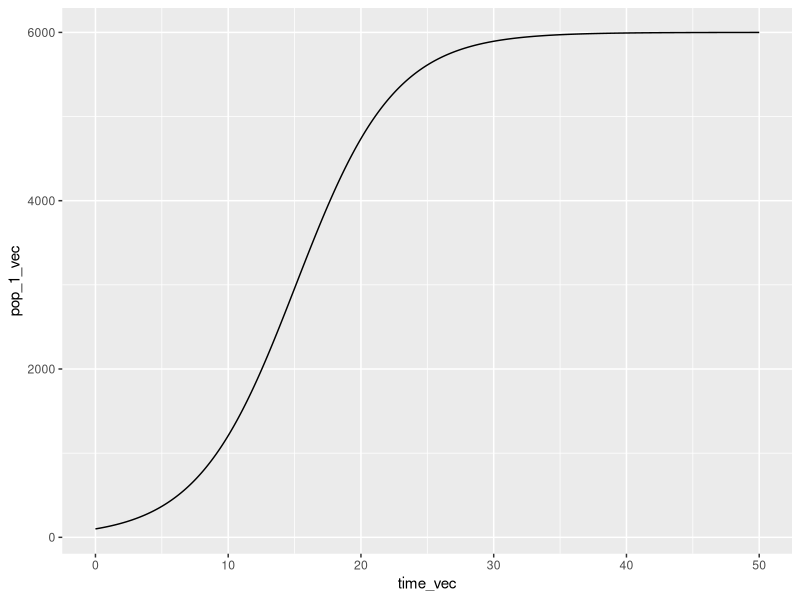
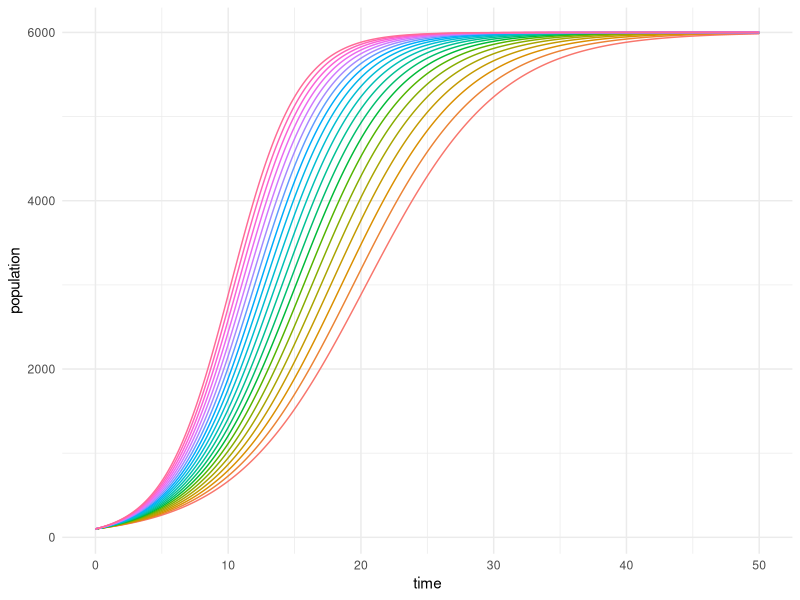

Here is the R script that generated these plots, in order:


library(tidyverse)

gw_rate <- function(site) {
  if (!site %in% c("mountain", "prarie", "desert", "beach")) {
    warning("Site not included.")
  }
  
  gw_depths <- data.frame(sitename = c("mountain",
                                      "prarie",
                                      "desert",
                                      "beach"),
                         depth = c(32, 41, 63, 2),
                         slope = c(11.2, 0.4, 0.8, 2.6))
  
  site_select <- filter(gw_depths, sitename == site)
  
  transport_rate <- 1.4 *site_select$slope + 3.6 * site_select$depth

  return(transport_rate)
}

gw_rate(site = "river")



#----growth function----
rm(list = ls())

logistic_growth <- function(N0, K, r, time) {
  Nt <- K / (1 + ((K - N0)/N0) * exp(-r * time))
  return(Nt)
}

logistic_growth(100, 6000, 0.27, 40)

time_vec <- seq(from = 0, to = 50, by = 0.1)

pop_1 <- logistic_growth(N0 = 100, K = 6000, r = 0.27, time = time_vec)



pop_1_vec <- vector(mode = "numeric", length = length(time_vec))

for (i in seq_along(time_vec)) {
  population <- logistic_growth(N0 = 100, K = 6000, r = 0.27, time = time_vec[i])
  pop_1_vec[i] <- population
}

pop_time_1 <- data.frame(time_vec, pop_1_vec)

ggplot(pop_time_1, aes(x = time_vec, y = pop_1_vec))+
  geom_line()

#----

r_seq <- seq(from = 0.2, to = 0.4, by = 0.01)

out_matrix <- matrix(nrow = length(time_vec), ncol = length(r_seq))
  
for (i in seq_along(r_seq)) {
  for (j in seq_along(time_vec)) {
    population <- logistic_growth(N0 = 100, K = 6000, r = r_seq[i], time = time_vec[j])
    out_matrix[j, i] <- population
  }
}


out_df <- data.frame(out_matrix, time = time_vec)
colnames(out_df) <- c(paste0("growth_rate_", r_seq), "time")

out_df_long <- out_df %>%
  pivot_longer(cols = -time, names_to = "growth_rate", values_to = "population")

ggplot(out_df_long, aes(x = time, y = population)) +
  geom_line(aes(color = growth_rate), show.legend = FALSE) +
  theme_minimal()
  
  
  
  
